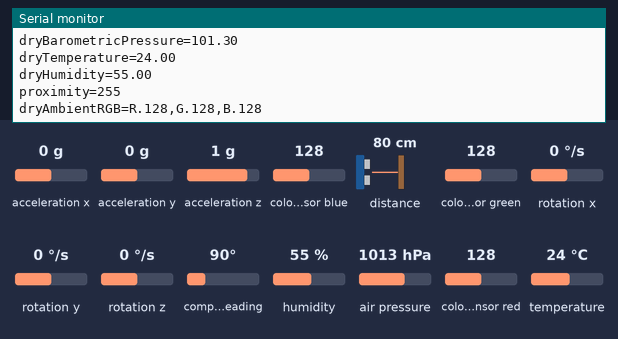
This sketch was run on a simulated Arduino Nano 33 BLE. On the bench: the last lines printed to the serial monitor. Inputs (shaded band) come from the test bench; at power-on: acceleration x 0 g, acceleration y 0 g, acceleration z 1 g, colour sensor blue 128, distance to the obstacle 80 cm, colour sensor green 128, rotation x 0 °/s, rotation y 0 °/s, rotation z 0 °/s, compass heading 90°, humidity 55 %, air pressure 1013 hPa, colour sensor red 128, temperature 24 °C.

Above: at 5.8 s.
5.9 s: acceleration x set to -1.4 g
11.9 s: acceleration y set to -1.4 g
17.9 s: acceleration z set to -1.4 g
23.9 s: colour sensor blue set to 5
At 26.3 s:
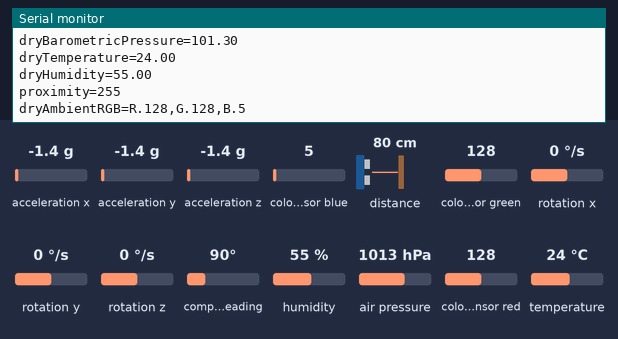
29.9 s: distance to the obstacle set to 2 cm
At 30.7 s:
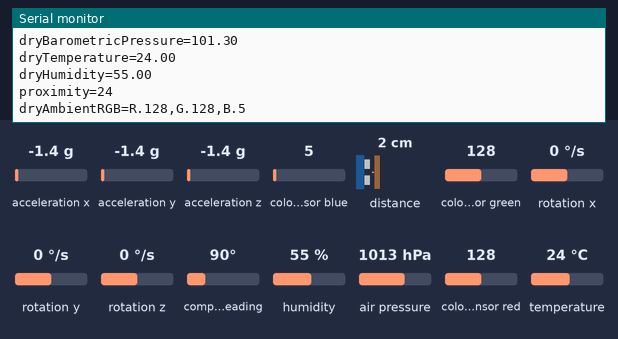

The sketch:

KMU-SCRC-NANO33BLE.ino
```cpp
#include <Arduino_LSM9DS1.h>
#include <Arduino_LPS22HB.h>
#include <Arduino_HTS221.h>
#include <Arduino_APDS9960.h>
//#include <SoftwareSerial.h>
float accel_x, accel_y, accel_z;
float gyro_x, gyro_y, gyro_z;
float mag_x, mag_y, mag_z;
float Pressure;
float Temperature, Humidity;
int Proximity;
int gesture;

void setup() {

  Serial.begin(9600);
  Serial1.begin(9600);
/*  //in-built LED
  pinMode(LED_BUILTIN, OUTPUT);
  //Red LED
  pinMode(LEDR, OUTPUT);
  //Green LED
  pinMode(LEDG, OUTPUT);
  //Blue LED
  pinMode(LEDB, OUTPUT);
*/
  if (!IMU.begin()) { //LSM9DSI센서 시작
    Serial.println("Error initializing LSM9DSI");
    while (1);
  }
  if (!BARO.begin()) { //LPS22HB센서 시작
    Serial.println("Error initializing LPS22HB");
    while (1);
  }
  if (!HTS.begin()) { //HTS221센서 시작
    Serial.println("Error initializing HTS221");
    while (1);
  }
  if (!APDS.begin()) { //APDS9960센서 시작
    Serial.println("Error initializing APDS9960");
    while (1);
  }
  /*
  digitalWrite(LEDR, HIGH);
  digitalWrite(LEDG, HIGH);
  digitalWrite(LEDB, HIGH);
  */
}

void loop() {

  //가속도센서
  if (IMU.accelerationAvailable()) {
    IMU.readAcceleration(accel_x, accel_y, accel_z);
    Serial.print("acceleration="); Serial.print(accel_x); Serial.print(","); Serial.print(accel_y); Serial.print(","); Serial.println(accel_z);
  }
  //자이로센서
  if (IMU.gyroscopeAvailable()) {
    IMU.readGyroscope(gyro_x, gyro_y, gyro_z);
    Serial.print("angularRate="); Serial.print(gyro_x); Serial.print(","); Serial.print(gyro_y); Serial.print(","); Serial.println(gyro_z);
  }
  //지자계센서
  if (IMU.magneticFieldAvailable()) {
    IMU.readMagneticField(mag_x, mag_y, mag_z);
    Serial.print("gaussMagnetic="); Serial.print(mag_x); Serial.print(","); Serial.print(mag_y); Serial.print(","); Serial.println(mag_z);
  }
  //압력센서
  Pressure = BARO.readPressure();
  Serial.print("dryBarometricPressure="); Serial.println(Pressure);
  //온도센서
  Temperature = HTS.readTemperature();
  Serial.print("dryTemperature="); Serial.println(Temperature);
  //습도센서
  Humidity = HTS.readHumidity();
  Serial.print("dryHumidity="); Serial.println(Humidity);
  //근접센서
  while (!APDS.proximityAvailable()) {};
  Proximity = APDS.readProximity();
  Serial.print("proximity="); Serial.println(Proximity);
  //Serial.println("----------------------------------------------------");

  //주변색인식센서
  while (! APDS.colorAvailable()) {
    delay(5);
  }
  int r, g, b;

  // read the color
  APDS.readColor(r, g, b);

/*
  if (r > g & r > b)
  {
    digitalWrite(LEDR, LOW);
    digitalWrite(LEDG, HIGH);
    digitalWrite(LEDB, HIGH);
  }
  else if (g > r & g > b)
  {
    digitalWrite(LEDG, LOW);
    digitalWrite(LEDR, HIGH);
    digitalWrite(LEDB, HIGH);
  }
  else if (b > g & b > r)
  {
    digitalWrite(LEDB, LOW);
    digitalWrite(LEDR, HIGH);
    digitalWrite(LEDG, HIGH);
  }
  else
  {
    digitalWrite(LEDR, HIGH);
    digitalWrite(LEDG, HIGH);
    digitalWrite(LEDB, HIGH);
  }
*/

//  delay(1000);

  Serial.print("dryAmbientRGB="); Serial.print("R."); Serial.print(r); Serial.print(","); Serial.print("G."); Serial.print(g); Serial.print(","); Serial.print("B."); Serial.println(b);

  delay(5000);

   //GNSS센서
   /*
  if (Serial1.available()) {
     Serial.write(Serial1.read());
      if (receivedData == '1') {
      digitalWrite(LED_BUILTIN, HIGH); // switch LED On
    }
    else if (receivedData == '0') {
      digitalWrite(LED_BUILTIN, LOW);  // switch LED Off
    }

  }
    */
/*
  //제스처인식센서#1
  if (APDS.gestureAvailable()) {
    delay(5);
  }
  gesture = APDS.readGesture();
  Serial.print("gesture="); Serial.println(gesture);
*/
  //제스처인식센서#2
  /*
  if (APDS.gestureAvailable()) {
  // a gesture was detected, read and print to serial monitor
  int gesture = APDS.readGesture();
    switch (gesture) {
      case GESTURE_UP:
        Serial.println("Detected UP gesture");
        digitalWrite(LEDR, LOW);
        delay(1000);
        digitalWrite(LEDR, HIGH);
        break;
      case GESTURE_DOWN:
        Serial.println("Detected DOWN gesture");
        digitalWrite(LEDG, LOW);
        delay(1000);
        digitalWrite(LEDG, HIGH);
        break;
      case GESTURE_LEFT:
        Serial.println("Detected LEFT gesture");
        digitalWrite(LEDB, LOW);
        delay(1000);
        digitalWrite(LEDB, HIGH);
        break;
      case GESTURE_RIGHT:
        Serial.println("Detected RIGHT gesture");
        digitalWrite(LED_BUILTIN, HIGH);
        delay(1000);
        digitalWrite(LED_BUILTIN, LOW);
        break;
      default:
        break;
    }
  }
*/

}
```

Measured:
- after the input at 23.9 s, the serial monitor: prints a new line after 1.2 s (image 1)
- after the input at 29.9 s, the serial monitor: prints a new line after 0.20 s (image 2)
